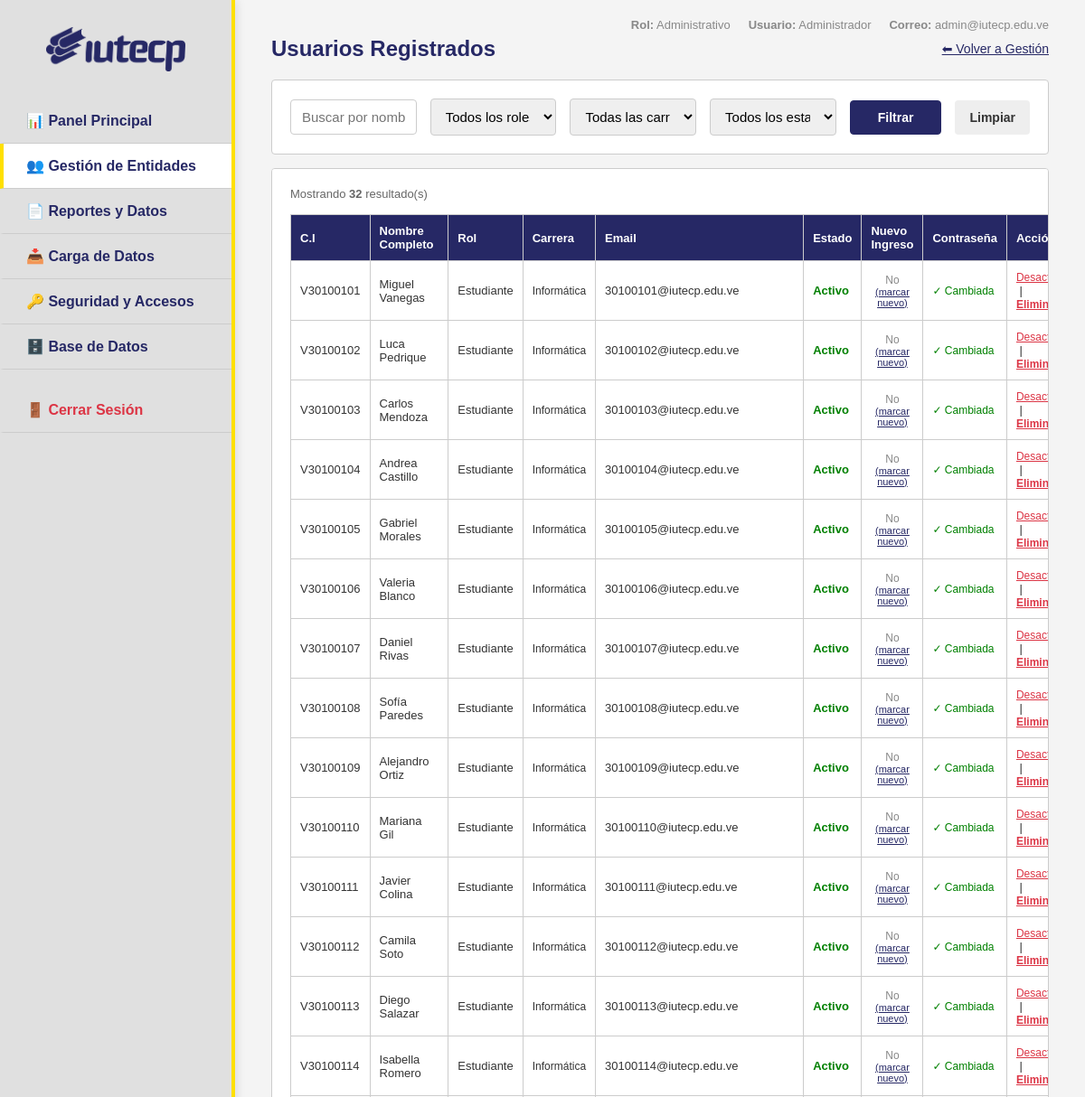
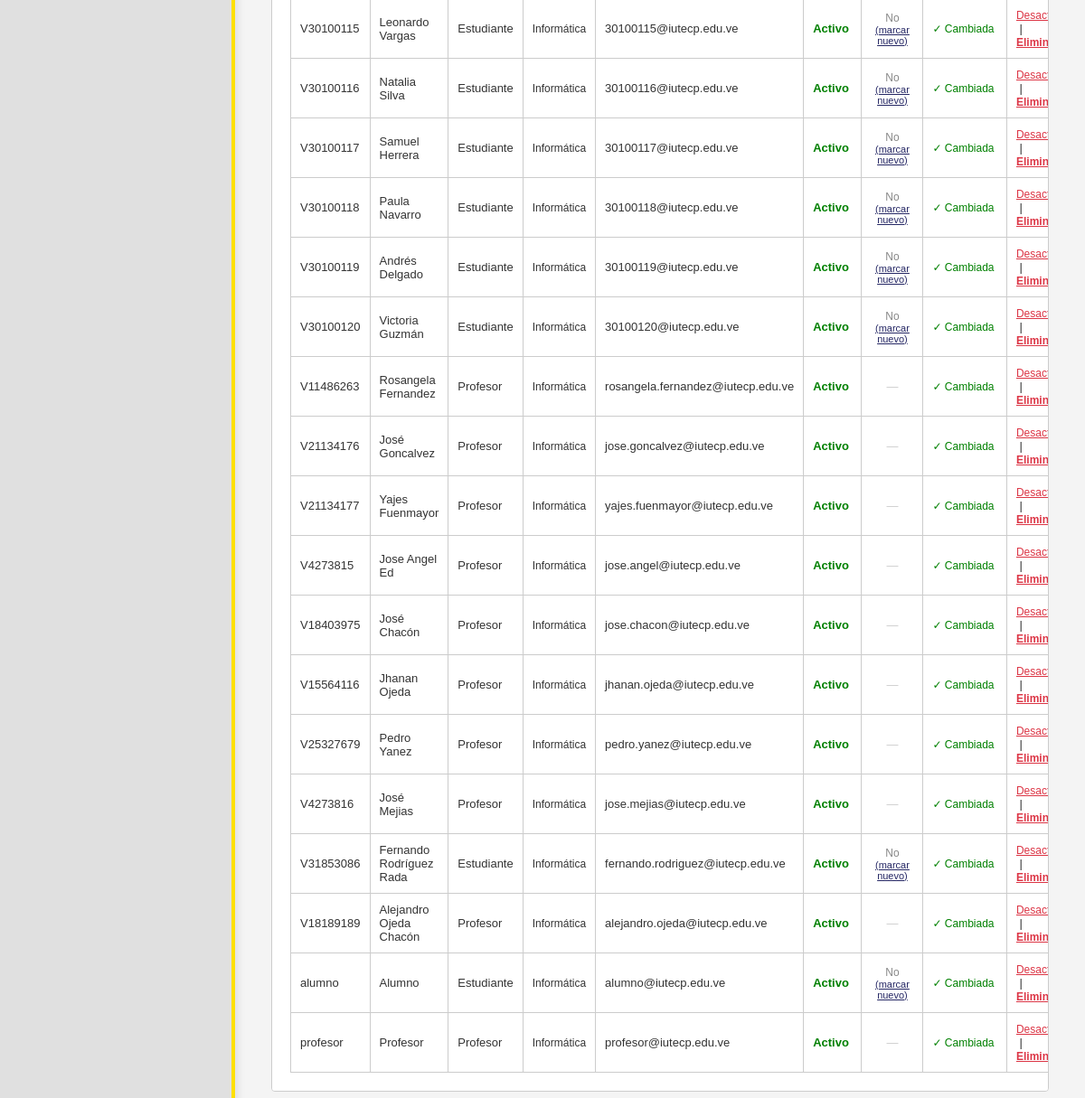
Page /admin/usuarios_lista.php (signed in) on the earlier database version (2 pictures, top to bottom).
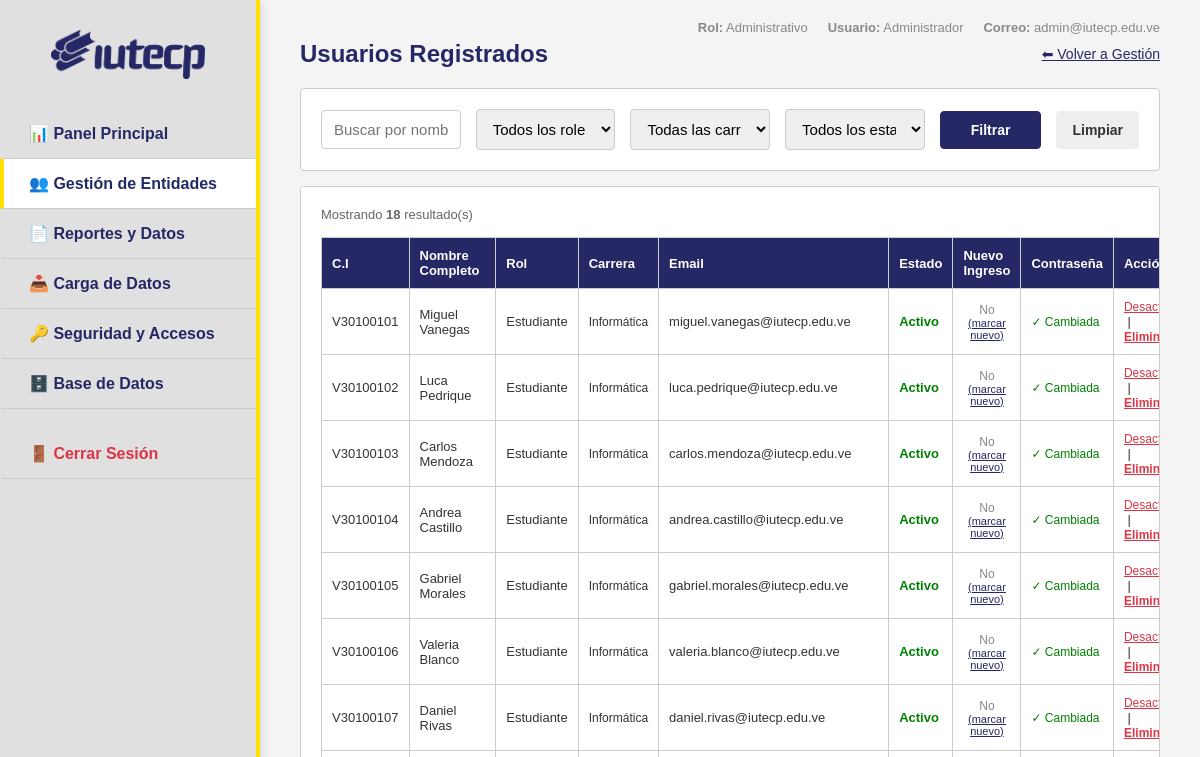
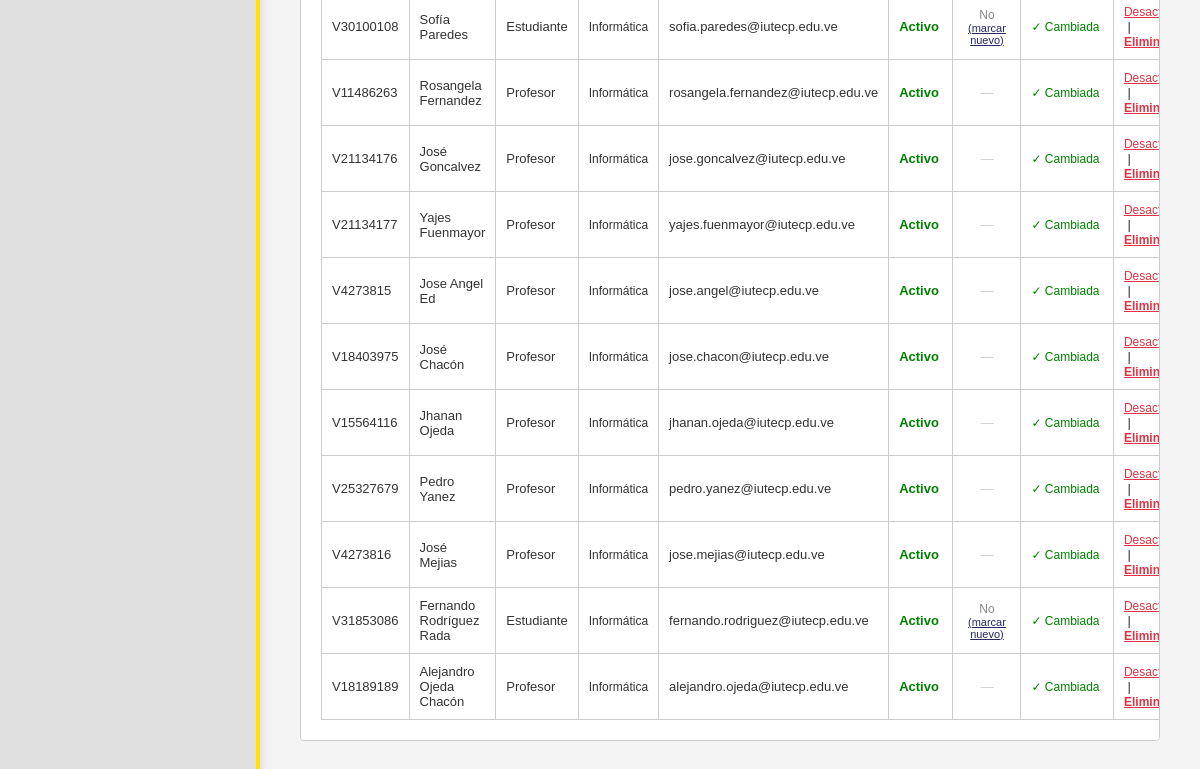
Same page on the later database version (2 pictures, top to bottom).
### tables this page shows
CREATE TABLE `usuarios` (
  `id` int(11) NOT NULL AUTO_INCREMENT,
  `cedula` varchar(20) NOT NULL,
  `username` varchar(50) DEFAULT NULL,
  `nombre_completo` varchar(255) NOT NULL,
  `email` varchar(255) DEFAULT NULL,
  `carrera_id` int(11) DEFAULT NULL,
  `telefono` varchar(20) DEFAULT NULL,
  `rol` enum('admin','profesor','estudiante') NOT NULL DEFAULT 'estudiante',
  `password_hash` varchar(255) NOT NULL,
  `password_temporal` tinyint(1) DEFAULT 1,
  `activo` tinyint(1) DEFAULT 1,
  `es_nuevo_ingreso` tinyint(1) DEFAULT 0,
  `creado_por` int(11) DEFAULT NULL,
  `created_at` timestamp NULL DEFAULT current_timestamp(),
  `updated_at` timestamp NULL DEFAULT current_timestamp() ON UPDATE current_timestamp(),
  PRIMARY KEY (`id`),
  UNIQUE KEY `cedula` (`cedula`),
  UNIQUE KEY `username` (`username`),
  KEY `creado_por` (`creado_por`),
  KEY `carrera_id` (`carrera_id`),
  CONSTRAINT `usuarios_ibfk_1` FOREIGN KEY (`creado_por`) REFERENCES `usuarios` (`id`),
  CONSTRAINT `usuarios_ibfk_2` FOREIGN KEY (`carrera_id`) REFERENCES `carreras` (`id`)
);

CREATE TABLE `carreras` (
  `id` int(11) NOT NULL AUTO_INCREMENT,
  `nombre` varchar(255) NOT NULL,
  `nivel` varchar(50) NOT NULL,
  `codigo` varchar(20) DEFAULT NULL,
  `tipo_periodo` enum('Trimestre','Cuatrimestre') NOT NULL DEFAULT 'Cuatrimestre',
  PRIMARY KEY (`id`)
);

### admin/usuarios_lista.php (the view, shortened to what the changed rows need)
<?php
require_once __DIR__ . '/includes/header.php';
$where = ["u.rol != 'admin'"];
$params = [];
$sql = "SELECT u.id, u.cedula, u.nombre_completo, u.email, u.rol, u.activo, u.password_temporal, u.es_nuevo_ingreso,
               u.carrera_id, c.nombre as carrera_nombre,
               u.created_at
        FROM usuarios u
        LEFT JOIN carreras c ON u.carrera_id = c.id
        WHERE " . implode(' AND ', $where) . "
        ORDER BY u.created_at DESC";
global $pdo;
$stmt = $pdo->prepare($sql);
$stmt->execute($params);
$usuarios = $stmt->fetchAll();
?>
<div>
    <div style="display:flex;justify-content:space-between;align-items:center;margin-bottom:20px;">
        <h2 style="color:var(--primary);margin:0;">Usuarios Registrados</h2>
    </div>
    <div class="card" style="overflow-x:auto;">
        <?php if (count($usuarios) === 0): ?>
            <p style="color:#666;font-size:14px;text-align:center;padding:30px;">No se encontraron usuarios.</p>
        <?php else: ?>
        <p style="margin-bottom:10px;font-size:13px;color:#666;">
            Mostrando <strong><?= count($usuarios) ?></strong> resultado(s)
        </p>
        <table style="font-size:13px;">
            <thead>
                <tr>
                    <th>C.I</th>
                    <th>Nombre Completo</th>
                    <th>Rol</th>
                    <th>Carrera</th>
                    <th>Email</th>
                    <th>Estado</th>
                    <th>Nuevo Ingreso</th>
                    <th>Contraseña</th>
                    <th>Acción</th>
                </tr>
            </thead>
            <tbody>
                <?php foreach ($usuarios as $u): ?>
                <tr>
                    <td><?= htmlspecialchars($u['cedula']) ?></td>
                    <td><?= htmlspecialchars($u['nombre_completo']) ?></td>
                    <td><?= ucfirst($u['rol']) ?></td>
                    <td style="font-size:12px;"><?= $u['carrera_nombre'] ? htmlspecialchars($u['carrera_nombre']) : '-' ?></td>
                    <td><?= htmlspecialchars($u['email'] ?? '-') ?></td>
                    <td>
                        <?php if ($u['activo']): ?>
                            <span style="color:green;font-weight:bold;">Activo</span>
                        <?php else: ?>
                            <span style="color:red;font-weight:bold;">Inactivo</span>
                        <?php endif; ?>
                    </td>
                    <td style="text-align:center">
                        <?php if ($u['rol'] === 'estudiante'): ?>
                            <?php if ($u['es_nuevo_ingreso']): ?>
                                <span style="color:#d39e00;font-weight:bold;font-size:12px">🗝️ Sí</span>
                                <a href="usuarios_lista.php?accion=toggle_nuevo&id=<?= $u['id'] ?>&<?= http_build_query($_GET) ?>"
                                   style="font-size:11px;color:#888;display:block">(marcar regular)</a>
                            <?php else: ?>
                                <span style="color:#888;font-size:12px">No</span>
                                <a href="usuarios_lista.php?accion=toggle_nuevo&id=<?= $u['id'] ?>&<?= http_build_query($_GET) ?>"
                                   style="font-size:11px;color:var(--primary);display:block">(marcar nuevo)</a>
                            <?php endif; ?>
                        <?php else: ?>
                            <span style="color:#ccc">—</span>
                        <?php endif; ?>
                    </td>
                    <td>
                        <?php if ($u['password_temporal']): ?>
                            <span style="color:#d39e00;font-size:12px;">⏳ Temporal</span>
                        <?php else: ?>
                            <span style="color:green;font-size:12px;">✓ Cambiada</span>
                        <?php endif; ?>
                    </td>
                    <td>
                        <?php if ($u['activo']): ?>
                        <a href="usuarios_lista.php?accion=desactivar&id=<?= $u['id'] ?>&<?= http_build_query($_GET) ?>"
                           onclick="return confirm('¿Desactivar a <?= htmlspecialchars(addslashes($u['nombre_completo'])) ?>?')"
                           style="color:#dc3545;font-size:12px;">Desactivar</a>
                        <?php else: ?>
                        <a href="usuarios_lista.php?accion=reactivar&id=<?= $u['id'] ?>&<?= http_build_query($_GET) ?>"
                           style="color:green;font-size:12px;">Reactivar</a>
                        <?php endif; ?>
                        &nbsp;|&nbsp;
                        <a href="usuarios_lista.php?accion=eliminar&id=<?= $u['id'] ?>&<?= http_build_query($_GET) ?>"
                           onclick="return confirm('⚠️ ¿ELIMINAR permanentemente a <?= htmlspecialchars(addslashes($u['nombre_completo'])) ?>?\n\nSe borrarán todos sus datos relacionados (inscripciones, asistencias, sesiones QR, etc.).\n\nEsta acción NO se puede deshacer.')"
                           style="color:#dc3545;font-size:12px;font-weight:bold;">Eliminar</a>
                    </td>
                </tr>
                <?php endforeach; ?>
            </tbody>
        </table>
        <?php endif; ?>
    </div>
</div>
<?php require_once __DIR__ . '/includes/footer.php'; ?>

Differences in the rows shown:
removed usuarios: cedula "V30100109", nombre_completo "Alejandro Ortiz", rol "Estudiante", carrera.nombre "Informática", email "30100109@iutecp.edu.ve", activo "Activo", password_temporal "✓ Cambiada"
removed usuarios: cedula "V30100110", nombre_completo "Mariana Gil", rol "Estudiante", carrera.nombre "Informática", email "30100110@iutecp.edu.ve", activo "Activo", password_temporal "✓ Cambiada"
removed usuarios: cedula "V30100111", nombre_completo "Javier Colina", rol "Estudiante", carrera.nombre "Informática", email "30100111@iutecp.edu.ve", activo "Activo", password_temporal "✓ Cambiada"
removed usuarios: cedula "V30100112", nombre_completo "Camila Soto", rol "Estudiante", carrera.nombre "Informática", email "30100112@iutecp.edu.ve", activo "Activo", password_temporal "✓ Cambiada"
removed usuarios: cedula "V30100113", nombre_completo "Diego Salazar", rol "Estudiante", carrera.nombre "Informática", email "30100113@iutecp.edu.ve", activo "Activo", password_temporal "✓ Cambiada"
removed usuarios: cedula "V30100114", nombre_completo "Isabella Romero", rol "Estudiante", carrera.nombre "Informática", email "30100114@iutecp.edu.ve", activo "Activo", password_temporal "✓ Cambiada"
removed usuarios: cedula "V30100115", nombre_completo "Leonardo Vargas", rol "Estudiante", carrera.nombre "Informática", email "30100115@iutecp.edu.ve", activo "Activo", password_temporal "✓ Cambiada"
removed usuarios: cedula "V30100116", nombre_completo "Natalia Silva", rol "Estudiante", carrera.nombre "Informática", email "30100116@iutecp.edu.ve", activo "Activo", password_temporal "✓ Cambiada"
removed usuarios: cedula "V30100117", nombre_completo "Samuel Herrera", rol "Estudiante", carrera.nombre "Informática", email "30100117@iutecp.edu.ve", activo "Activo", password_temporal "✓ Cambiada"
removed usuarios: cedula "V30100118", nombre_completo "Paula Navarro", rol "Estudiante", carrera.nombre "Informática", email "30100118@iutecp.edu.ve", activo "Activo", password_temporal "✓ Cambiada"
removed usuarios: cedula "V30100119", nombre_completo "Andrés Delgado", rol "Estudiante", carrera.nombre "Informática", email "30100119@iutecp.edu.ve", activo "Activo", password_temporal "✓ Cambiada"
removed usuarios: cedula "V30100120", nombre_completo "Victoria Guzmán", rol "Estudiante", carrera.nombre "Informática", email "30100120@iutecp.edu.ve", activo "Activo", password_temporal "✓ Cambiada"
removed usuarios: cedula "alumno", nombre_completo "Alumno", rol "Estudiante", carrera.nombre "Informática", email "alumno@iutecp.edu.ve", activo "Activo", password_temporal "✓ Cambiada"
removed usuarios: cedula "profesor", nombre_completo "Profesor", rol "Profesor", carrera.nombre "Informática", email "profesor@iutecp.edu.ve", activo "Activo", password_temporal "✓ Cambiada"
changed usuarios "Miguel Vanegas": email "30100101@iutecp.edu.ve" → "miguel.vanegas@iutecp.edu.ve"
changed usuarios "Luca Pedrique": email "30100102@iutecp.edu.ve" → "luca.pedrique@iutecp.edu.ve"
changed usuarios "Carlos Mendoza": email "30100103@iutecp.edu.ve" → "carlos.mendoza@iutecp.edu.ve"
changed usuarios "Andrea Castillo": email "30100104@iutecp.edu.ve" → "andrea.castillo@iutecp.edu.ve"
changed usuarios "Gabriel Morales": email "30100105@iutecp.edu.ve" → "gabriel.morales@iutecp.edu.ve"
changed usuarios "Valeria Blanco": email "30100106@iutecp.edu.ve" → "valeria.blanco@iutecp.edu.ve"
changed usuarios "Daniel Rivas": email "30100107@iutecp.edu.ve" → "daniel.rivas@iutecp.edu.ve"
changed usuarios "Sofía Paredes": email "30100108@iutecp.edu.ve" → "sofia.paredes@iutecp.edu.ve"
Other differences:
count($usuarios): "32" → "18"
